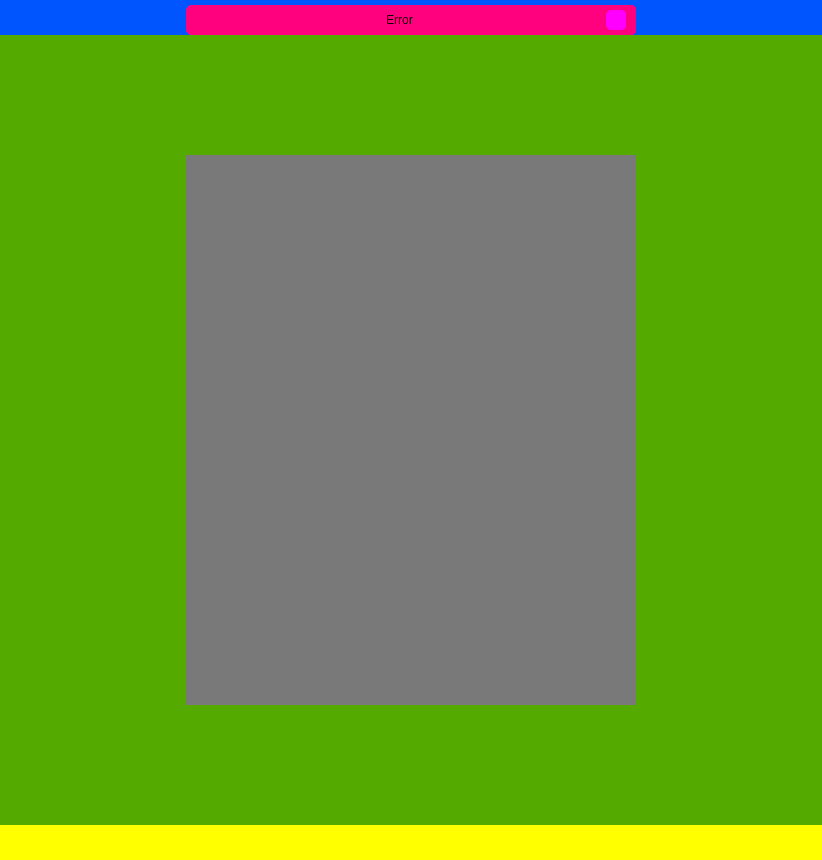
<?xml version="1.0" encoding="UTF-8"?>
<ui version="4.0">
 <class>MainWindow</class>
 <widget class="QMainWindow" name="MainWindow">
  <property name="geometry">
   <rect>
    <x>0</x>
    <y>0</y>
    <width>822</width>
    <height>860</height>
   </rect>
  </property>
  <property name="minimumSize">
   <size>
    <width>500</width>
    <height>700</height>
   </size>
  </property>
  <property name="windowTitle">
   <string>MainWindow</string>
  </property>
  <widget class="QWidget" name="centralwidget">
   <layout class="QVBoxLayout" name="verticalLayout">
    <property name="spacing">
     <number>0</number>
    </property>
    <property name="leftMargin">
     <number>0</number>
    </property>
    <property name="topMargin">
     <number>0</number>
    </property>
    <property name="rightMargin">
     <number>0</number>
    </property>
    <property name="bottomMargin">
     <number>0</number>
    </property>
    <item>
     <widget class="QFrame" name="top_bar">
      <property name="maximumSize">
       <size>
        <width>16777215</width>
        <height>35</height>
       </size>
      </property>
      <property name="styleSheet">
       <string notr="true">background-color: rgb(0, 85, 255);</string>
      </property>
      <property name="frameShape">
       <enum>QFrame::NoFrame</enum>
      </property>
      <property name="frameShadow">
       <enum>QFrame::Raised</enum>
      </property>
      <layout class="QHBoxLayout" name="horizontalLayout_2">
       <property name="spacing">
        <number>0</number>
       </property>
       <property name="leftMargin">
        <number>0</number>
       </property>
       <property name="topMargin">
        <number>5</number>
       </property>
       <property name="rightMargin">
        <number>0</number>
       </property>
       <property name="bottomMargin">
        <number>0</number>
       </property>
       <item>
        <widget class="QFrame" name="frame_error">
         <property name="maximumSize">
          <size>
           <width>450</width>
           <height>16777215</height>
          </size>
         </property>
         <property name="styleSheet">
          <string notr="true">background-color: rgb(255, 0, 127);
border-radius: 5px;</string>
         </property>
         <property name="frameShape">
          <enum>QFrame::StyledPanel</enum>
         </property>
         <property name="frameShadow">
          <enum>QFrame::Raised</enum>
         </property>
         <layout class="QHBoxLayout" name="horizontalLayout_3">
          <property name="spacing">
           <number>3</number>
          </property>
          <property name="leftMargin">
           <number>10</number>
          </property>
          <property name="topMargin">
           <number>3</number>
          </property>
          <property name="rightMargin">
           <number>10</number>
          </property>
          <property name="bottomMargin">
           <number>3</number>
          </property>
          <item>
           <widget class="QLabel" name="label_error">
            <property name="text">
             <string>Error</string>
            </property>
            <property name="alignment">
             <set>Qt::AlignCenter</set>
            </property>
           </widget>
          </item>
          <item>
           <widget class="QPushButton" name="pushButton">
            <property name="maximumSize">
             <size>
              <width>20</width>
              <height>20</height>
             </size>
            </property>
            <property name="styleSheet">
             <string notr="true">QPushButton {
	border-radius: 5px;
	background-image: url(:/Close_Image/Close_image/cil-x.png);
	background-position: center;
	
	background-color: rgb(255, 0, 255);
}
QPushButton:hover {
	
	background-color: rgb(50, 50, 50);
	color: rgb(200, 200, 200);
}
QPushButton:pressed {
	background-color: rgb(35, 35, 35);
	color: rgb(200, 200, 200);
}
</string>
            </property>
            <property name="text">
             <string/>
            </property>
           </widget>
          </item>
         </layout>
        </widget>
       </item>
      </layout>
     </widget>
    </item>
    <item>
     <widget class="QFrame" name="content">
      <property name="styleSheet">
       <string notr="true">background-color: rgb(85, 170, 0);</string>
      </property>
      <property name="frameShape">
       <enum>QFrame::NoFrame</enum>
      </property>
      <property name="frameShadow">
       <enum>QFrame::Raised</enum>
      </property>
      <layout class="QHBoxLayout" name="horizontalLayout">
       <item>
        <widget class="QFrame" name="login_area">
         <property name="maximumSize">
          <size>
           <width>450</width>
           <height>550</height>
          </size>
         </property>
         <property name="styleSheet">
          <string notr="true">background-color: rgb(121, 121, 121);</string>
         </property>
         <property name="frameShape">
          <enum>QFrame::NoFrame</enum>
         </property>
         <property name="frameShadow">
          <enum>QFrame::Raised</enum>
         </property>
        </widget>
       </item>
      </layout>
     </widget>
    </item>
    <item>
     <widget class="QFrame" name="bottom">
      <property name="maximumSize">
       <size>
        <width>16777215</width>
        <height>35</height>
       </size>
      </property>
      <property name="styleSheet">
       <string notr="true">background-color: rgb(255, 255, 0);</string>
      </property>
      <property name="frameShape">
       <enum>QFrame::NoFrame</enum>
      </property>
      <property name="frameShadow">
       <enum>QFrame::Raised</enum>
      </property>
     </widget>
    </item>
   </layout>
  </widget>
  <widget class="QMenuBar" name="menubar">
   <property name="geometry">
    <rect>
     <x>0</x>
     <y>0</y>
     <width>822</width>
     <height>26</height>
    </rect>
   </property>
  </widget>
 </widget>
 <resources>
  <include location="../file_rc.qrc"/>
 </resources>
 <connections/>
</ui>
